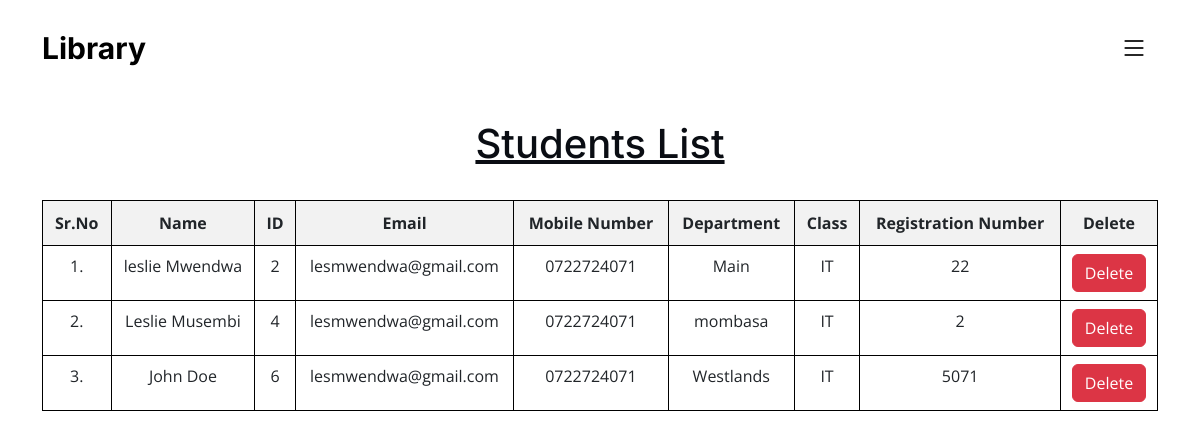
Page /view_students/ (signed in) on the committed database.
### library/models.py (models this page shows, shortened)
class Student(models.Model):
    user = models.OneToOneField(User, on_delete=models.CASCADE)
    course = models.CharField(max_length=10)
    department = models.CharField(max_length=10)
    reg_no = models.CharField(max_length=3, blank=True)
    phone = models.CharField(max_length=10, blank=True)
    image = models.ImageField(upload_to="", blank=True)

### library/views.py (the view)
# urls.py: path("view_students/", views.view_students, name="view_students"),
@login_required(login_url= '/admin_login')
def view_students(request):
    students = Student.objects.all()
    return render(request, "library/view_students.html", {'students':students})

### library/templates/library/view_students.html (shortened to what this page needs)
{% extends 'library/admin_navbar.html' %}
{% load static %}
{% block body %}
<br><br><br><br>
<div class="container mt-4">
    <div class="table-responsive">
        <h1 class="text-center"><u>Students List</u></h1>
        <br>
        <table style="border: 1px solid black; border-collapse: collapse; width: 100; " class="table table-hover" id="example">
            <thead>
                <tr class="text-center">
                    <th style="border: 1px solid black; padding: 10px; background-color: #f2f2f2;" >Sr.No</th>
                    <th style="border: 1px solid black; padding: 10px; background-color: #f2f2f2;">Name</th>
                    <th style="border: 1px solid black; padding: 10px; background-color: #f2f2f2;">ID</th>
                    <th style="border: 1px solid black; padding: 10px; background-color: #f2f2f2;">Email</th>
                    <th style="border: 1px solid black; padding: 10px; background-color: #f2f2f2;">Mobile Number</th>
                    <th style="border: 1px solid black; padding: 10px; background-color: #f2f2f2;">Department</th>
                    <th style="border: 1px solid black; padding: 10px; background-color: #f2f2f2;">Class</th>
                    <th style="border: 1px solid black; padding: 10px; background-color: #f2f2f2;">Registration Number</th>
                    <th style="border: 1px solid black; padding: 10px; background-color: #f2f2f2;">Delete</th>
                </tr>
            </thead>
            <tbody>
                {% for student in students %}
                <tr class="text-center">
                    <td style="border: 1px solid black; padding: 8px;">{{forloop.counter}}.</td>
                    <td style="border: 1px solid black; padding: 8px;">{{student.user.get_full_name}}</td>
                    <td style="border: 1px solid black; padding: 8px;">{{student.user.id}}</td>
                    <td style="border: 1px solid black; padding: 8px;">{{student.user.email}}</td>
                    <td style="border: 1px solid black; padding: 8px;">{{student.phone}}</td>
                    <td style="border: 1px solid black; padding: 8px;">{{student.department}}</td>
                    <td style="border: 1px solid black; padding: 8px;">{{student.course}}</td>
                    <td style="border: 1px solid black; padding: 8px;">{{student.reg_no}}</td>
                    <td style="border: 1px solid black; padding: 8px;"><a href="/delete_student/{{student.id}}/" class="btn btn-danger" onclick="return confirm('Are you sure you want to delete this student?')">Delete</a></td>
                </tr>
                {% endfor %}
            </tbody>
        </table>
    </div>
{% endblock %}

### library/static/library/css/main.css (style rules this page uses)
:root { --font-default: "Open Sans", system-ui, -apple-system, "Segoe UI", Roboto, "Helvetica Neue", Arial, "Noto Sans", "Liberation Sans", sans-serif, "Apple Color Emoji", "Segoe UI Emoji", "Segoe UI Symbol", "Noto Color Emoji"; --font-primary: "Inter", sans-serif; --font-secondary: "Poppins", sans-serif; }
:root { --color-default: #0a0d13; --color-primary: #0d42ff; --color-secondary: #0e1d34; }
:root { scroll-behavior: smooth; }
body { font-family: var(--font-default); color: var(--color-default); }
a { color: var(--color-primary); text-decoration: none; }
h1, h2, h3, h4, h5, h6 { font-family: var(--font-primary); }

### rows in the picture
Student: user.get_full_name "leslie Mwendwa", user.id "2", user.email "lesmwendwa@gmail.com", phone "0722724071", department "Main", course "IT", reg_no "22"
Student: user.get_full_name "Leslie Musembi", user.id "4", user.email "lesmwendwa@gmail.com", phone "0722724071", department "mombasa", course "IT", reg_no "2"
Student: user.get_full_name "John Doe", user.id "6", user.email "lesmwendwa@gmail.com", phone "0722724071", department "Westlands", course "IT", reg_no "5071"
